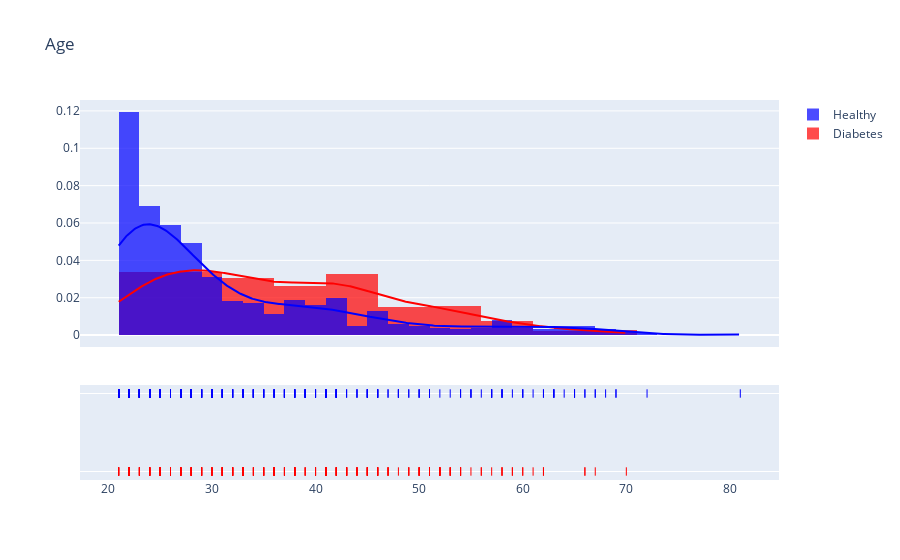

Source (notebook cell):
### Code cell
density_plot('Age', 0)  # Ganti 'BMI' dengan nama kolom yang ingin Anda plot

### Figure 1 — Plotly figure (JSON) as saved in the notebook; plotly's stock layout.template omitted (floating-point values rounded to 4 significant figures; data arrays with more than 128 entries replaced by an {"elided": "..."} marker saying what was removed)
{"data": [{"autobinx": false, "histnorm": "probability density", "legendgroup": "Diabetes", "marker": {"color": "Red"}, "name": "Diabetes", "opacity": 0.7, "type": "histogram", "x": {"elided": "268 int values"}, "xaxis": "x", "xbins": {"end": 70, "size": 0, "start": 21}, "yaxis": "y"}, {"autobinx": false, "histnorm": "probability density", "legendgroup": "Healthy", "marker": {"color": "Blue"}, "name": "Healthy", "opacity": 0.7, "type": "histogram", "x": {"elided": "500 int values"}, "xaxis": "x", "xbins": {"end": 81, "size": 0, "start": 21}, "yaxis": "y"}, {"legendgroup": "Diabetes", "marker": {"color": "Red"}, "mode": "lines", "name": "Diabetes", "showlegend": false, "type": "scatter", "x": {"elided": "500 float values"}, "xaxis": "x", "y": {"elided": "500 float values"}, "yaxis": "y"}, {"legendgroup": "Healthy", "marker": {"color": "Blue"}, "mode": "lines", "name": "Healthy", "showlegend": false, "type": "scatter", "x": {"elided": "500 float values"}, "xaxis": "x", "y": {"elided": "500 float values"}, "yaxis": "y"}, {"legendgroup": "Diabetes", "marker": {"color": "Red", "symbol": "line-ns-open"}, "mode": "markers", "name": "Diabetes", "showlegend": false, "type": "scatter", "x": {"elided": "268 int values"}, "xaxis": "x", "y": {"elided": "268 str values"}, "yaxis": "y2"}, {"legendgroup": "Healthy", "marker": {"color": "Blue", "symbol": "line-ns-open"}, "mode": "markers", "name": "Healthy", "showlegend": false, "type": "scatter", "x": {"elided": "500 int values"}, "xaxis": "x", "y": {"elided": "500 str values"}, "yaxis": "y2"}], "layout": {"barmode": "overlay", "hovermode": "closest", "legend": {"traceorder": "reversed"}, "title": {"text": "Age"}, "xaxis": {"anchor": "y2", "domain": [0, 1], "zeroline": false}, "yaxis": {"anchor": "free", "domain": [0.35, 1], "position": 0}, "yaxis2": {"anchor": "x", "domain": [0, 0.25], "dtick": 1, "showticklabels": false}}}
